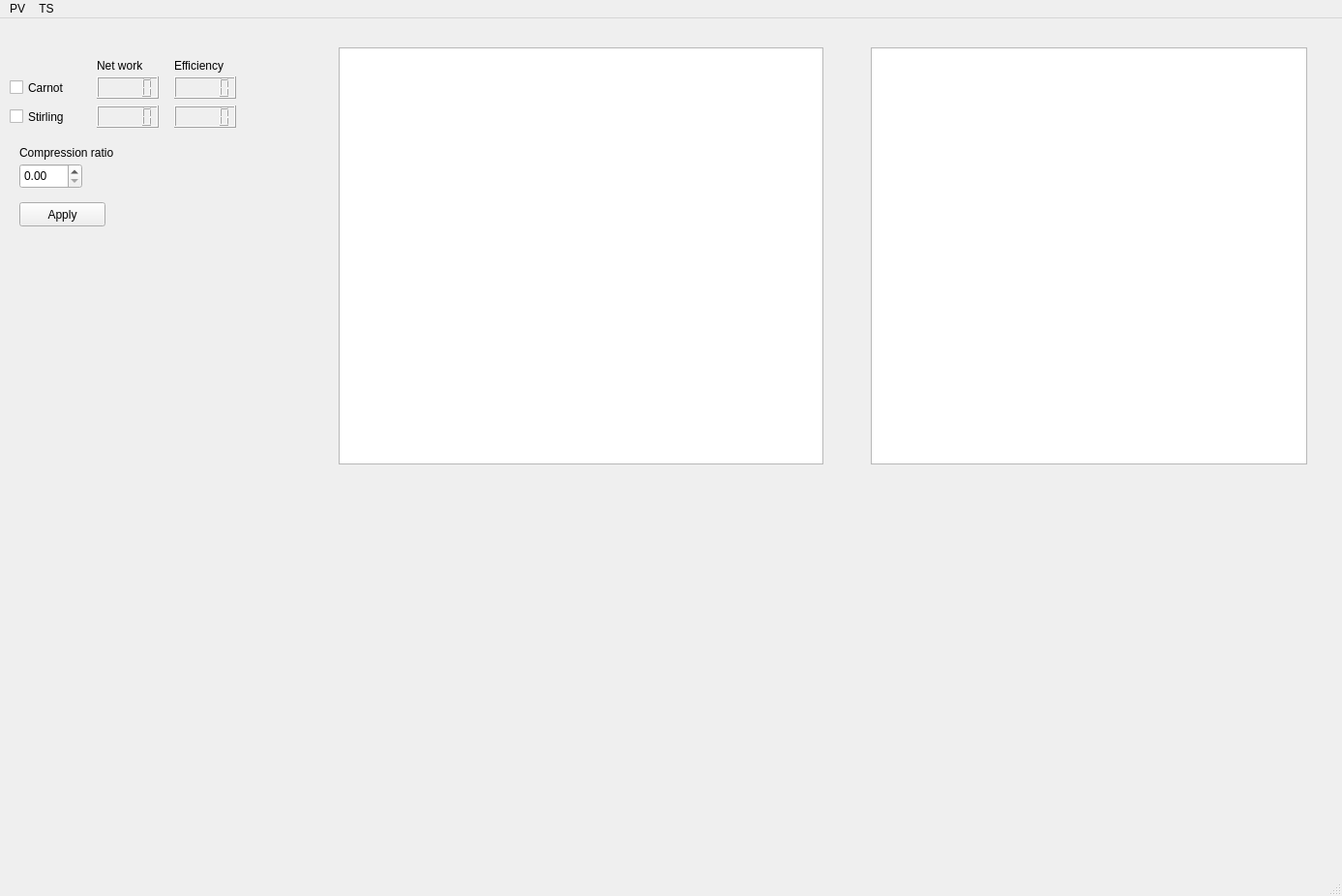
<?xml version="1.0" encoding="UTF-8"?>
<ui version="4.0">
 <class>MainWindow</class>
 <widget class="QMainWindow" name="MainWindow">
  <property name="geometry">
   <rect>
    <x>0</x>
    <y>0</y>
    <width>1387</width>
    <height>926</height>
   </rect>
  </property>
  <property name="windowTitle">
   <string>MainWindow</string>
  </property>
  <widget class="QWidget" name="centralwidget">
   <widget class="QWidget" name="widget" native="true">
    <property name="geometry">
     <rect>
      <x>140</x>
      <y>330</y>
      <width>120</width>
      <height>80</height>
     </rect>
    </property>
   </widget>
   <widget class="QChartView" name="graphicsView">
    <property name="geometry">
     <rect>
      <x>350</x>
      <y>30</y>
      <width>501</width>
      <height>431</height>
     </rect>
    </property>
   </widget>
   <widget class="QCheckBox" name="checkBox_stirling">
    <property name="geometry">
     <rect>
      <x>10</x>
      <y>90</y>
      <width>92</width>
      <height>23</height>
     </rect>
    </property>
    <property name="text">
     <string>Stirling</string>
    </property>
   </widget>
   <widget class="QCheckBox" name="checkBox_carnot">
    <property name="geometry">
     <rect>
      <x>10</x>
      <y>60</y>
      <width>92</width>
      <height>23</height>
     </rect>
    </property>
    <property name="text">
     <string>Carnot</string>
    </property>
   </widget>
   <widget class="QChartView" name="graphicsView_2">
    <property name="geometry">
     <rect>
      <x>900</x>
      <y>30</y>
      <width>451</width>
      <height>431</height>
     </rect>
    </property>
   </widget>
   <widget class="QDoubleSpinBox" name="doubleSpinBox_cr">
    <property name="geometry">
     <rect>
      <x>20</x>
      <y>150</y>
      <width>65</width>
      <height>26</height>
     </rect>
    </property>
   </widget>
   <widget class="QPushButton" name="pushButton_cr">
    <property name="geometry">
     <rect>
      <x>20</x>
      <y>190</y>
      <width>89</width>
      <height>25</height>
     </rect>
    </property>
    <property name="text">
     <string>Apply</string>
    </property>
   </widget>
   <widget class="QLabel" name="label">
    <property name="geometry">
     <rect>
      <x>20</x>
      <y>130</y>
      <width>131</width>
      <height>17</height>
     </rect>
    </property>
    <property name="text">
     <string>Compression ratio</string>
    </property>
   </widget>
   <widget class="QLabel" name="label_2">
    <property name="geometry">
     <rect>
      <x>100</x>
      <y>40</y>
      <width>67</width>
      <height>17</height>
     </rect>
    </property>
    <property name="text">
     <string>Net work</string>
    </property>
   </widget>
   <widget class="QLCDNumber" name="lcdNumber_nw_stirling">
    <property name="geometry">
     <rect>
      <x>100</x>
      <y>90</y>
      <width>64</width>
      <height>23</height>
     </rect>
    </property>
   </widget>
   <widget class="QLCDNumber" name="lcdNumber_nw_carnot">
    <property name="geometry">
     <rect>
      <x>100</x>
      <y>60</y>
      <width>64</width>
      <height>23</height>
     </rect>
    </property>
   </widget>
   <widget class="QLabel" name="label_4">
    <property name="geometry">
     <rect>
      <x>180</x>
      <y>40</y>
      <width>71</width>
      <height>17</height>
     </rect>
    </property>
    <property name="text">
     <string>Efficiency</string>
    </property>
   </widget>
   <widget class="QLCDNumber" name="lcdNumber_eff_carnot">
    <property name="geometry">
     <rect>
      <x>180</x>
      <y>60</y>
      <width>64</width>
      <height>23</height>
     </rect>
    </property>
   </widget>
   <widget class="QLCDNumber" name="lcdNumber_eff_stirling">
    <property name="geometry">
     <rect>
      <x>180</x>
      <y>90</y>
      <width>64</width>
      <height>23</height>
     </rect>
    </property>
   </widget>
  </widget>
  <widget class="QMenuBar" name="menubar">
   <property name="geometry">
    <rect>
     <x>0</x>
     <y>0</y>
     <width>1387</width>
     <height>22</height>
    </rect>
   </property>
   <widget class="QMenu" name="menuPV">
    <property name="title">
     <string>PV</string>
    </property>
   </widget>
   <widget class="QMenu" name="menuTS">
    <property name="title">
     <string>TS</string>
    </property>
   </widget>
   <addaction name="menuPV"/>
   <addaction name="menuTS"/>
  </widget>
  <widget class="QStatusBar" name="statusbar"/>
 </widget>
 <customwidgets>
  <customwidget>
   <class>QChartView</class>
   <extends>QGraphicsView</extends>
   <header>QtCharts</header>
  </customwidget>
 </customwidgets>
 <resources/>
 <connections/>
</ui>
